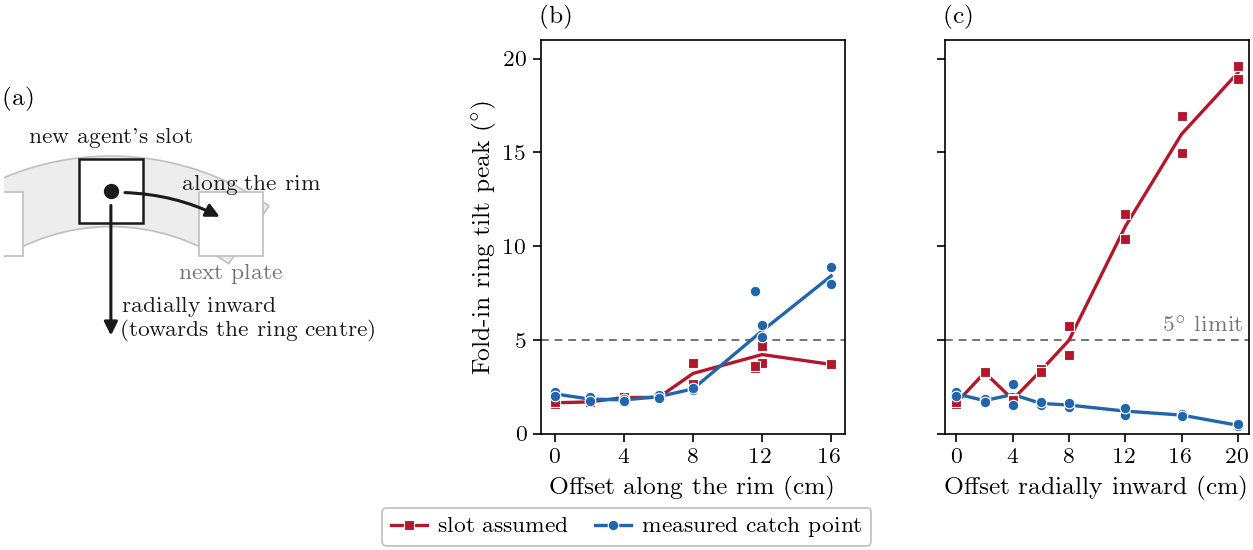

Generate this figure with Python:
#!/usr/bin/env python3
"""U, the magnet caught off its slot, with a drawing of the two offset directions (Wesley 27 Oct: make 'along the rim'
and 'radially inward' obvious). Panels (b) and (c) are review_2026-10-23/fig_u_catch_offset's data and look; (a) is a
top view of the ring near the newcomer's plate: the slot, the next plate 11.6 cm along the rim, the centre inward.
Data: R2629-R2684, R2727-R2732 through tools/catch_offset.analyse (the 23 Oct figure's cache).
"""
import importlib.util
import os
import sys

import numpy as np

HERE = os.path.dirname(os.path.abspath(__file__))
sys.path.insert(0, os.path.join(HERE, '..', 'review_2026-10-24'))
import review_style as S  # noqa: E402
import catch_offset as C  # noqa: E402
from matplotlib.patches import Rectangle, Wedge, FancyArrowPatch  # noqa: E402

_spec = importlib.util.spec_from_file_location(
    'u23', os.path.join(os.path.dirname(HERE), 'review_2026-10-23', 'fig_u_catch_offset.py'))
U = importlib.util.module_from_spec(_spec)
_spec.loader.exec_module(U)

R_PLATE = 0.225                    # m, plate centres
STEP = np.radians(30.0)            # plates every 30 deg: the next plate 11.6 cm along the rim


def drawing(ax):
    ax.set_aspect('equal')
    ax.add_patch(Wedge((0, 0), 0.258, 55, 125, width=0.066, facecolor=S.FILL, edgecolor=S.LIGHT, lw=0.6))
    for k, ang in enumerate((np.pi / 2, np.pi / 2 - STEP, np.pi / 2 + STEP)):
        x, y = R_PLATE * np.cos(ang), R_PLATE * np.sin(ang)
        ax.add_patch(Rectangle((x - 0.03, y - 0.03), 0.06, 0.06, facecolor='white',
                               edgecolor=S.INK if k == 0 else S.LIGHT, lw=0.9 if k == 0 else 0.6, zorder=2))
    sx, sy = 0.0, R_PLATE
    ax.plot(sx, sy, 'o', ms=4.5, color=S.INK, zorder=5)
    ax.annotate("new agent's slot", xy=(sx, sy + 0.03), xytext=(0, 4), textcoords='offset points', ha='center',
                va='bottom', fontsize=8, color=S.INK)
    nx, ny = R_PLATE * np.cos(np.pi / 2 - STEP), R_PLATE * np.sin(np.pi / 2 - STEP)
    ax.annotate('next plate', xy=(nx, ny - 0.03), xytext=(0, -3), textcoords='offset points', ha='center',
                va='top', fontsize=8, color=S.GREY)
    ax.add_patch(FancyArrowPatch((sx + 0.008, sy - 0.001), (nx - 0.006, ny + 0.004),
                                 connectionstyle='arc3,rad=-0.12', arrowstyle='-|>', mutation_scale=10,
                                 color=S.BLUE_LIGHT if False else S.INK, lw=1.1, zorder=6))
    ax.annotate('along the rim', xy=((sx + nx) / 2 + 0.01, (sy + ny) / 2 + 0.012), ha='left', va='bottom',
                fontsize=8, color=S.INK)
    ax.add_patch(FancyArrowPatch((sx, sy - 0.008), (sx, 0.085), arrowstyle='-|>', mutation_scale=10, color=S.INK,
                                 lw=1.1, zorder=6))
    ax.annotate('radially inward\n(towards the ring centre)', xy=(0.010, 0.105), ha='left', va='center',
                fontsize=8, color=S.INK)
    ax.set_xlim(-0.10, 0.17)
    ax.set_ylim(0.075, 0.29)
    ax.axis('off')


def main():
    rows = U.runs()
    S.setup()
    fig = S.figure('full', 2.75)        # 2.5 in of panels plus the legend below
    gs = fig.add_gridspec(1, 3, width_ratios=[0.95, 1, 1], wspace=0.22)
    a = fig.add_subplot(gs[0])
    axs = [fig.add_subplot(gs[1]), None]
    axs[1] = fig.add_subplot(gs[2], sharey=axs[0])
    drawing(a)
    arms = (('slot', S.RED, 's', 'slot assumed'), ('measured', S.BLUE, 'o', 'measured catch point'))
    for ax, direction, xlabel in ((axs[0], 't', 'Offset along the rim (cm)'),
                                  (axs[1], 'ri', 'Offset radially inward (cm)')):
        S.ref_line(ax, C.FOLD_TILT_BAR_DEG, r'$5^\circ$ limit' if direction == 'ri' else None)
        for arm, col, mk, text in arms:
            mine = [r for r in rows if r['arm'] == arm and r['direction'] in ('d0', direction)
                    and r['verdict'] != 'VOID' and r['run'] not in U.VOID_AS_CARD]
            ok = [r for r in mine if not r['failures'] and r['tilt'] is not None]
            ds = sorted({float(r['d']) for r in ok} - {11.6})
            mean = [np.mean([r['tilt'] for r in ok if float(r['d']) == d]) for d in ds]
            ax.plot(ds, mean, color=col, lw=S.LW_HERO, zorder=3)
            ax.plot([float(r['d']) for r in ok], [r['tilt'] for r in ok], mk, ms=S.MS if mk == 'o' else S.MS - 0.4,
                    mfc=col, mec='white', mew=0.4, zorder=4)
        top = 20 if direction == 'ri' else 16
        ax.set_xticks(list(range(0, top + 1, 4)))
        ax.set_xlim(-0.8, top + 0.8)
        ax.set_xlabel(xlabel)
    axs[0].set_ylabel(r'Fold-in ring tilt peak ($^\circ$)')
    axs[0].set_ylim(0, 21)
    axs[0].set_yticks([0, 5, 10, 15, 20])
    plt_hide = axs[1].get_yticklabels()
    for lab in plt_hide:
        lab.set_visible(False)
    S.panel(a, 'a')
    S.panel(axs[0], 'b')
    S.panel(axs[1], 'c')
    from matplotlib.lines import Line2D
    keys = [Line2D([], [], color=col, lw=S.LW_HERO, marker=mk, ms=S.MS if mk == 'o' else S.MS - 0.4, mfc=col,
                   mec='white', mew=0.4) for _, col, mk, _ in arms]
    S.ps.legend_below(fig, keys, [text for *_, text in arms], ncol=2)
    fig.savefig(os.path.join(os.path.dirname(os.path.abspath(__file__)), 'fig_catch_offset_explained.pdf'))
    fig.savefig(os.path.join(os.path.dirname(os.path.abspath(__file__)), 'fig_catch_offset_explained.png'), dpi=200)


if __name__ == '__main__':
    main()
